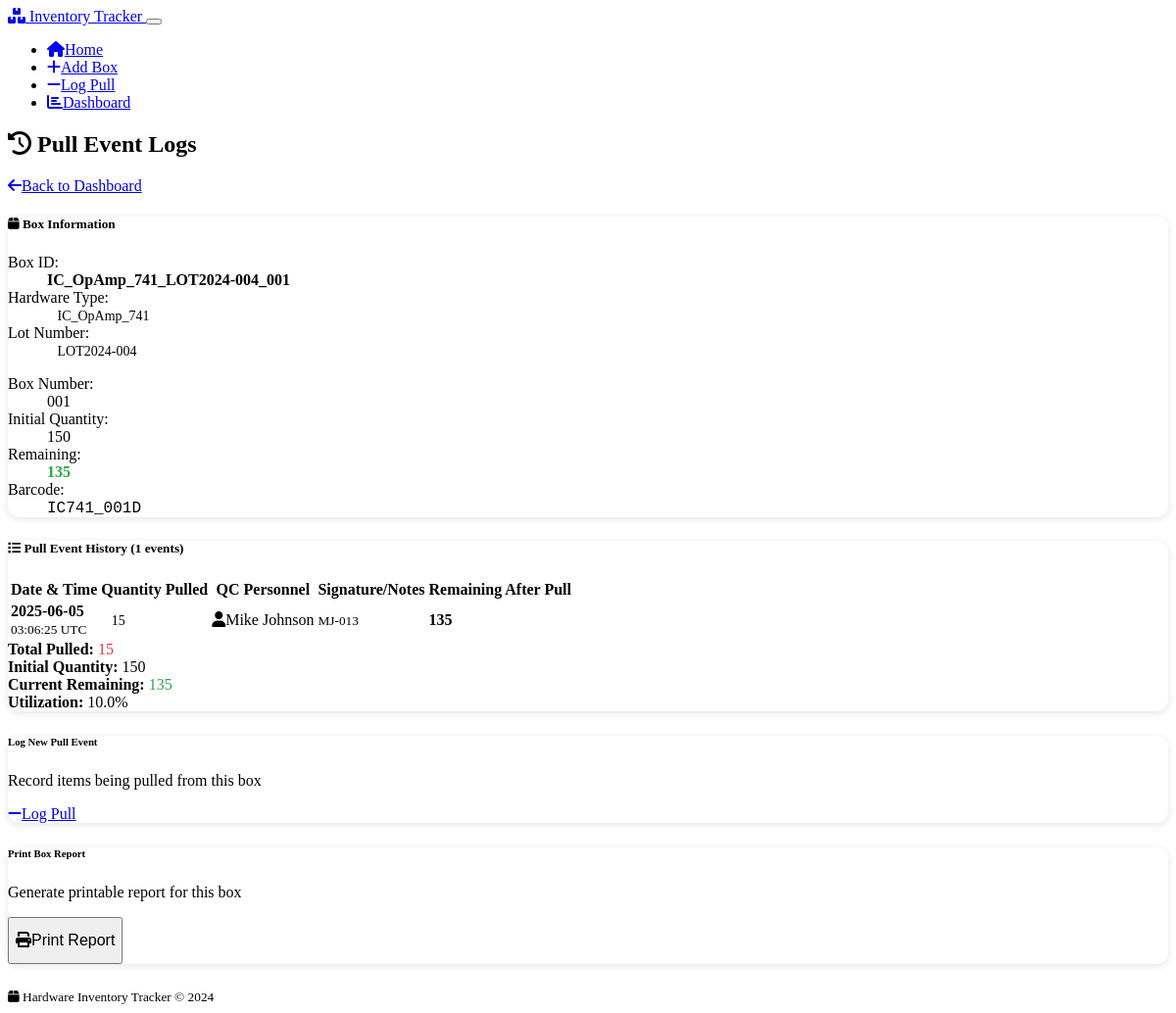
The page /box_logs/19 on the database its author committed.
### models.py (models this page shows, shortened)
class Box(db.Model):
    __tablename__ = 'boxes'
    id = db.Column(db.Integer, primary_key=True)
    box_id = db.Column(db.String(200), unique=True, nullable=False)  # Generated from Type_Lot_Box
    hardware_type_id = db.Column(db.Integer, db.ForeignKey('hardware_types.id'), nullable=False)
    lot_number_id = db.Column(db.Integer, db.ForeignKey('lot_numbers.id'), nullable=False)
    box_number = db.Column(db.String(50), nullable=False)
    initial_quantity = db.Column(db.Integer, nullable=False)
    remaining_quantity = db.Column(db.Integer, nullable=False)
    barcode = db.Column(db.String(100), unique=True, nullable=False)
    created_at = db.Column(db.DateTime, default=lambda: datetime.now(timezone.utc))
    hardware_type = db.relationship('HardwareType', backref='boxes')
    lot_number = db.relationship('LotNumber', backref='boxes')

class HardwareType(db.Model):
    __tablename__ = 'hardware_types'
    id = db.Column(db.Integer, primary_key=True)
    name = db.Column(db.String(100), unique=True, nullable=False)
    created_at = db.Column(db.DateTime, default=lambda: datetime.now(timezone.utc))

class LotNumber(db.Model):
    __tablename__ = 'lot_numbers'
    id = db.Column(db.Integer, primary_key=True)
    name = db.Column(db.String(100), unique=True, nullable=False)
    created_at = db.Column(db.DateTime, default=lambda: datetime.now(timezone.utc))

class PullEvent(db.Model):
    __tablename__ = 'pull_events'
    id = db.Column(db.Integer, primary_key=True)
    box_id = db.Column(db.Integer, db.ForeignKey('boxes.id'), nullable=False)
    quantity_pulled = db.Column(db.Integer, nullable=False)
    qc_personnel = db.Column(db.String(100), nullable=False)
    signature = db.Column(db.String(200))
    timestamp = db.Column(db.DateTime, default=lambda: datetime.now(timezone.utc))
    box = db.relationship('Box', backref='pull_events')

### app.py (the view)
@app.route('/box_logs/<int:box_id>')
def box_logs(box_id):
    box = Box.query.get_or_404(box_id)
    hardware_type = HardwareType.query.get(box.hardware_type_id)
    lot_number = LotNumber.query.get(box.lot_number_id)
    pull_events = PullEvent.query.filter_by(box_id=box_id)\
                                .order_by(PullEvent.timestamp.desc()).all()
    return render_template('box_logs.html',
                         box=box,
                         hardware_type=hardware_type,
                         lot_number=lot_number,
                         pull_events=pull_events)

### templates/box_logs.html (shortened to what this page needs)
{% extends "base.html" %}
{% block content %}
<div class="d-flex justify-content-between align-items-center mb-4">
    <h2>
        <i class="fas fa-history me-2"></i>
        Pull Event Logs
    </h2>
    <a href="{{ url_for('dashboard') }}" class="btn btn-secondary">
        <i class="fas fa-arrow-left me-1"></i>Back to Dashboard
    </a>
</div>
<div class="card mb-4">
    <div class="card-header bg-info text-white">
        <h5 class="mb-0">
            <i class="fas fa-box me-2"></i>
            Box Information
        </h5>
    </div>
    <div class="card-body">
        <div class="row">
            <div class="col-md-6">
                <dl class="row">
                    <dt class="col-sm-4">Box ID:</dt>
                    <dd class="col-sm-8"><strong>{{ box.box_id }}</strong></dd>
                    <dt class="col-sm-4">Hardware Type:</dt>
                    <dd class="col-sm-8">
                        <span class="badge bg-primary">{{ hardware_type.name }}</span>
                    </dd>
                    <dt class="col-sm-4">Lot Number:</dt>
                    <dd class="col-sm-8">
                        <span class="badge bg-info">{{ lot_number.name }}</span>
                    </dd>
                </dl>
            </div>
            <div class="col-md-6">
                <dl class="row">
                    <dt class="col-sm-4">Box Number:</dt>
                    <dd class="col-sm-8">{{ box.box_number }}</dd>
                    <dt class="col-sm-4">Initial Quantity:</dt>
                    <dd class="col-sm-8">{{ box.initial_quantity }}</dd>
                    <dt class="col-sm-4">Remaining:</dt>
                    <dd class="col-sm-8">
                        <strong class="{{ 'text-danger' if box.remaining_quantity == 0 else 'text-warning' if box.remaining_quantity < 10 else 'text-success' }}">
                            {{ box.remaining_quantity }}
                        </strong>
                    </dd>
                    <dt class="col-sm-4">Barcode:</dt>
                    <dd class="col-sm-8">
                        <code>{{ box.barcode }}</code>
                    </dd>
                </dl>
            </div>
        </div>
    </div>
</div>
<div class="card">
    <div class="card-header">
        <h5 class="mb-0">
            <i class="fas fa-list me-2"></i>
            Pull Event History ({{ pull_events|length }} events)
        </h5>
    </div>
    <div class="card-body p-0">
        {% if pull_events %}
        <div class="table-responsive">
            <table class="table table-hover mb-0">
                <thead class="table-dark">
                    <tr>
                        <th>Date & Time</th>
                        <th>Quantity Pulled</th>
                        <th>QC Personnel</th>
                        <th>Signature/Notes</th>
                        <th>Remaining After Pull</th>
                    </tr>
                </thead>
                <tbody>
                    {% for event in pull_events %}
                    <tr>
                        <td>
                            <div>
                                <strong>{{ event.timestamp.strftime('%Y-%m-%d') }}</strong>
                            </div>
                            <small class="text-muted">{{ event.timestamp.strftime('%H:%M:%S UTC') }}</small>
                        </td>
                        <td>
                            <span class="badge bg-warning">{{ event.quantity_pulled }}</span>
                        </td>
                        <td>
                            <i class="fas fa-user me-1"></i>{{ event.qc_personnel }}
                        </td>
                        <td>
                            {% if event.signature %}
                                <small>{{ event.signature }}</small>
                            {% else %}
                                <small class="text-muted">No signature</small>
                            {% endif %}
                        </td>
                        <td>
                            {% set remaining_at_pull = box.remaining_quantity %}
                            {% for later_event in pull_events %}
                                {% if later_event.timestamp > event.timestamp %}
                                    {% set remaining_at_pull = remaining_at_pull + later_event.quantity_pulled %}
                                {% endif %}
                            {% endfor %}
                            <strong>{{ remaining_at_pull }}</strong>
                        </td>
                    </tr>
                    {% endfor %}
                </tbody>
            </table>
        </div>
        <div class="card-footer bg-light">
            <div class="row text-center">
                <div class="col-md-3">
                    <strong>Total Pulled:</strong>
                    <span class="text-danger">{{ pull_events|sum(attribute='quantity_pulled') }}</span>
                </div>
                <div class="col-md-3">
                    <strong>Initial Quantity:</strong>
                    <span class="text-info">{{ box.initial_quantity }}</span>
                </div>
                <div class="col-md-3">
                    <strong>Current Remaining:</strong>
                    <span class="text-success">{{ box.remaining_quantity }}</span>
                </div>
                <div class="col-md-3">
                    <strong>Utilization:</strong>
                    <span class="text-primary">
                        {{ "%.1f"|format(((box.initial_quantity - box.remaining_quantity) / box.initial_quantity * 100)) }}%
                    </span>
                </div>
            </div>
        </div>
        {% endif %}
    </div>
</div>
<div class="row mt-4">
    <div class="col-md-6">
        <div class="card">
            <div class="card-body text-center">
                <h6 class="card-title">Log New Pull Event</h6>
                <p class="card-text">Record items being pulled from this box</p>
                <a href="{{ url_for('log_pull') }}?barcode={{ box.barcode }}" class="btn btn-warning">
                    <i class="fas fa-minus me-1"></i>Log Pull
                </a>
            </div>
        </div>
    </div>
    <div class="col-md-6">
        <div class="card">
            <div class="card-body text-center">
                <h6 class="card-title">Print Box Report</h6>
                <p class="card-text">Generate printable report for this box</p>
                <button onclick="window.print()" class="btn btn-secondary">
                    <i class="fas fa-print me-1"></i>Print Report
                </button>
            </div>
        </div>
    </div>
</div>
{% endblock %}

### static/css/custom.css (style rules this page uses)
body { font-size: 16px; }
.btn { min-height: 48px; font-size: 16px; }
.card { border-radius: 12px; box-shadow: 0 2px 8px rgba(0, 0, 0, 0.1); margin-bottom: 1.5rem; }
.card-header { border-radius: 12px 12px 0 0 !important; font-weight: 600; }
.table-responsive { border-radius: 8px; }
.badge { font-size: 0.875em; padding: 0.5em 0.75em; }
.text-success { color: #28a745 !important; }
.text-danger { color: #dc3545 !important; }

### rows shown on the page
Box: box_id "IC_OpAmp_741_LOT2024-004_001", box_number "001", initial_quantity "150", remaining_quantity "135", barcode "IC741_001D", initial_quantity+remaining_quantity "10.0"
HardwareType: name "IC_OpAmp_741"
LotNumber: name "LOT2024-004"
PullEvent: timestamp "2025-06-05", timestamp "03:06:25 UTC", quantity_pulled "15", qc_personnel "Mike Johnson", signature "MJ-013", remaining_at_pull "135"

### other values the page prints
{{ pull_events|length }} "1"
{{ pull_events|sum(attribute='quantity_pulled') }} "15"
{{ moment().format('YYYY') if moment else '2024' }} "2024"
